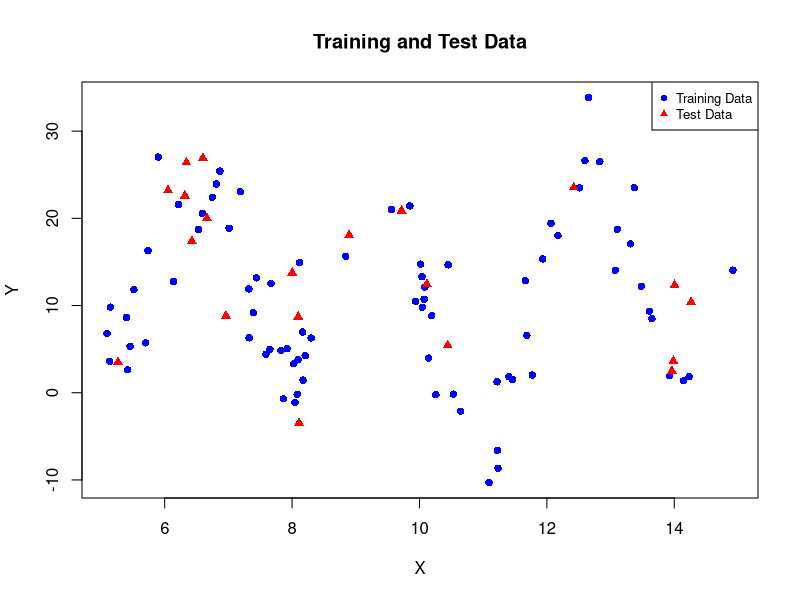
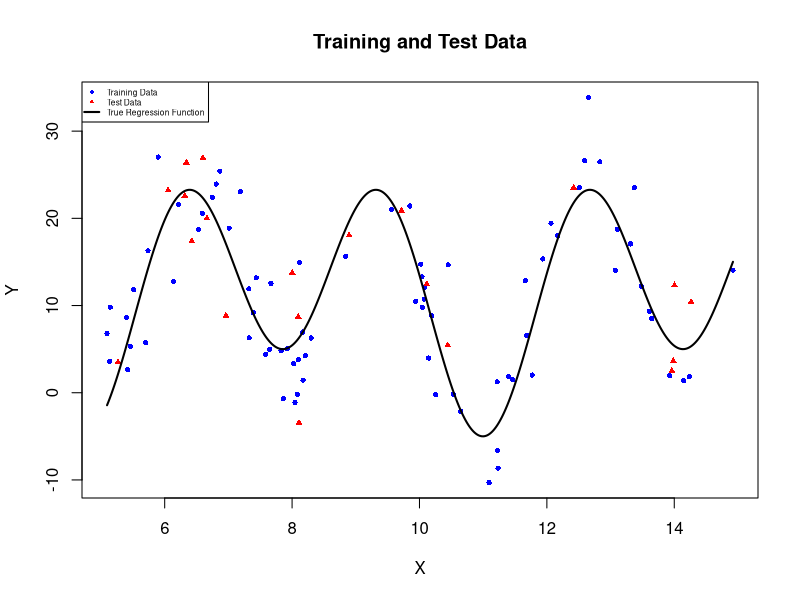
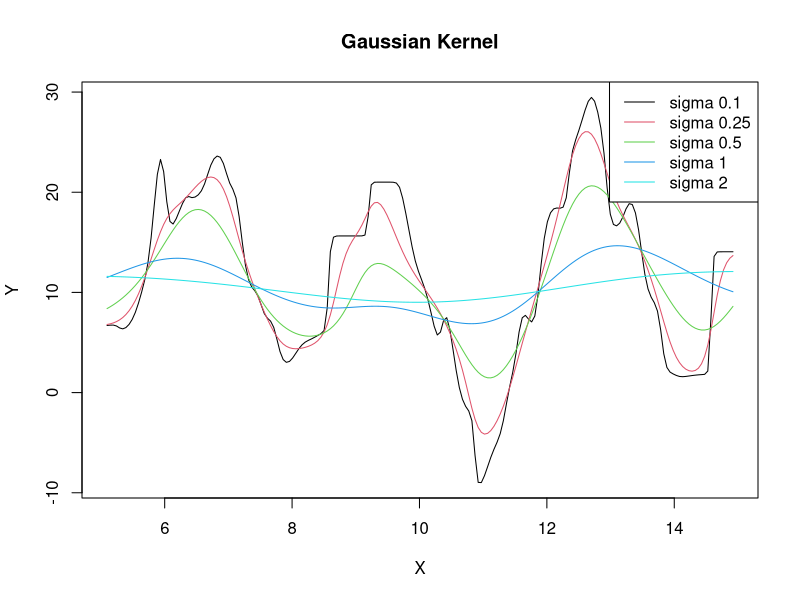
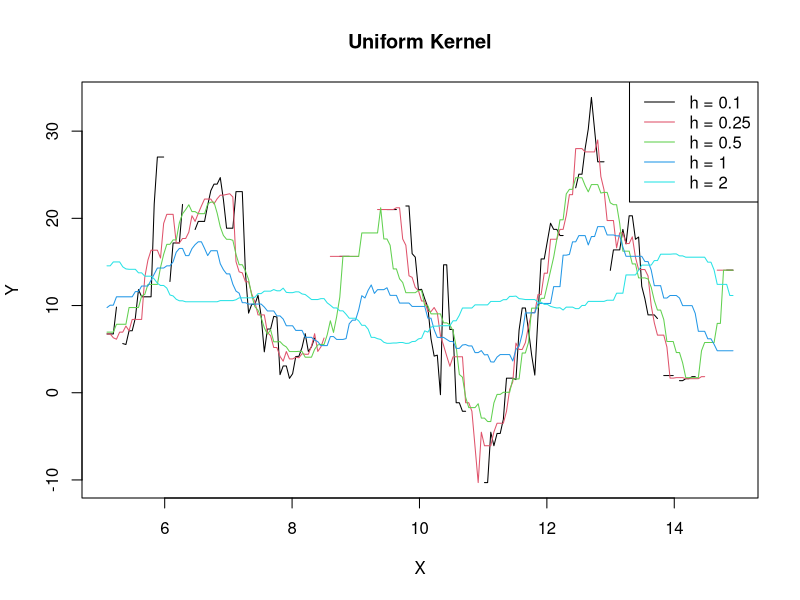
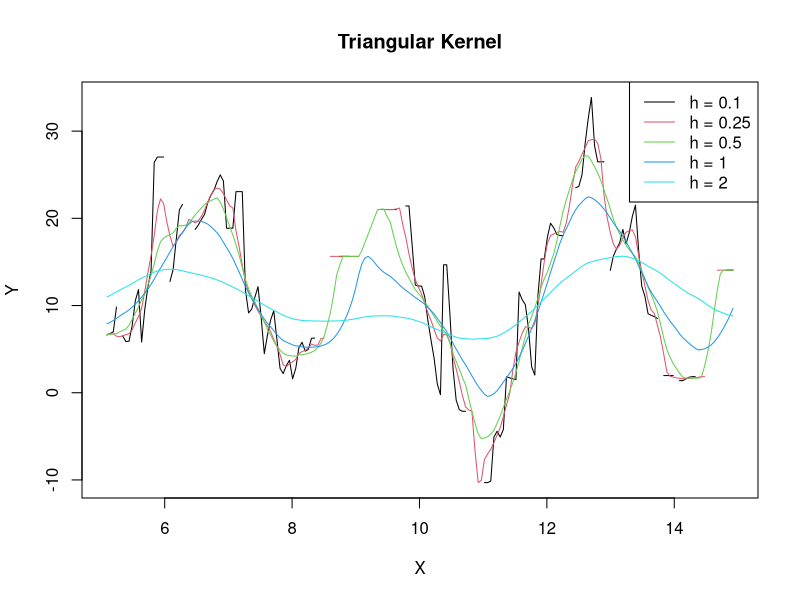
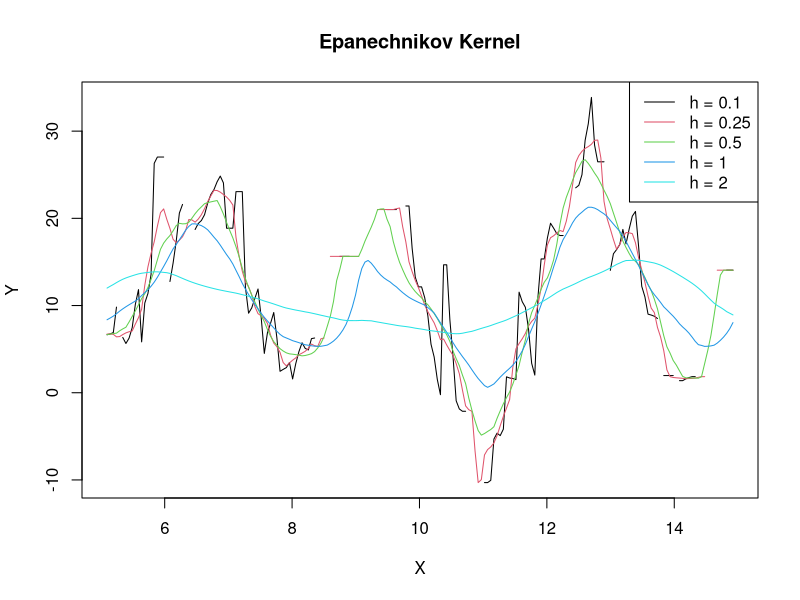
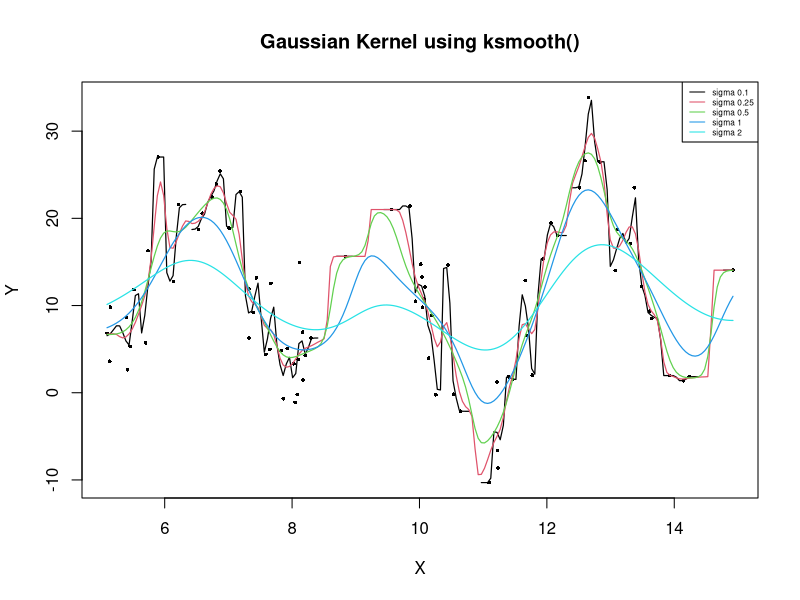
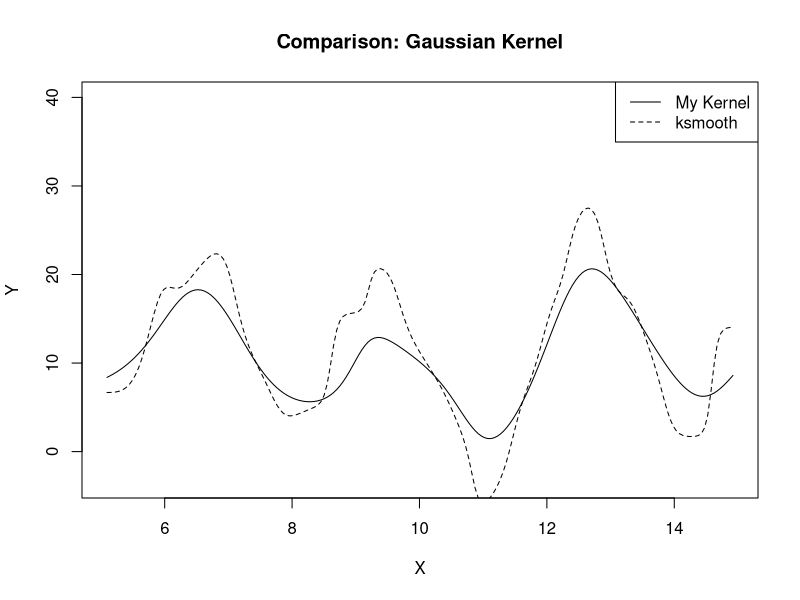

Generate these figures, in order, with R:
## ---- chunk 1
set.seed (1234) 
## ---- chunk 2
X=runif(100,5,15)
## ---- chunk 3
Y=(5*sin(X))+(23*cos(X)^2)+rnorm(100,0,5) 
## ---- chunk 4
Sim.1=data.frame(X=X,Y=Y)
## ---- chunk 5
reg=function(x){5*sin(x)+23*cos(x)^2}
## ---- chunk 6
X.train=X[1:80]
## ---- chunk 7
X.test=X[81:100]
## ---- chunk 8
Y.train=Y[1:80]
## ---- chunk 9
Y.test=Y[81:100]
## ---- chunk 10
# Filled circle for training 
plot(X.train,Y.train,pch = 16,col="blue",
     xlim = range(X),ylim=range(Y),
     xlab="X",ylab="Y",main="Training and Test Data") 

# Add test observations(# Triangle for test ) 
points(X.test,Y.test,pch=17,col="red") 

# Add legend 
legend("topright",legend=c("Training Data","Test Data"),pch = c(16, 17),col = c("blue", "red"),cex=0.8)

## ---- chunk 11
# Create a sequence of X values for a smooth regression curve 
x.grid=seq(min(X),max(X),length.out=500) 

# Calculate the true regression function 
y.true=reg(x.grid)

# Filled circle for training 
plot(X.train,Y.train,pch = 16,col="blue",cex=0.7,
     xlim = range(X),ylim=range(Y),
     xlab="X",ylab="Y",main="Training and Test Data") 

# Add test observations(# Triangle for test ) 
points(X.test,Y.test,pch=17,col="red",cex=0.7) 

# Add true regression function 
lines(x.grid,y.true,col="black",lwd = 2) 

# Add legend 
legend("topleft",
       legend=c("Training Data","Test Data","True Regression Function"), 
       pch=c(16,17,NA), 
       lty=c(NA,NA,1), 
       col=c("blue","red","black"), 
       lwd=c(NA,NA,2),
       cex=0.5)
## ---- chunk 12
# Kernel Smoother Function

kernel.smooth <- function(x, y, x0, h, kernel) {
  
  u <- (x0 - x) / h
  
  if(kernel == "Gaussian")
    w <- exp(-u^2 / 2)
  
  if(kernel == "Uniform")
    w <- ifelse(abs(u) <= 1, 1, 0)
  
  if(kernel == "Triangular")
    w <- ifelse(abs(u) <= 1, 1 - abs(u), 0)
  
  if(kernel == "Epanechnikov")
    w <- ifelse(abs(u) <= 1, 1 - u^2, 0)
  
  sum(w * y) / sum(w)
}
## ---- chunk 13
h.val <- c(0.1, 0.25, 0.5, 1, 2)

x.grid <- seq(min(X.train), max(X.train), length.out = 200)
## ---- chunk 14
gauss.est <- matrix(NA, nrow = length(x.grid), ncol = 5)

for(j in 1:5)
  gauss.est[,j] <- sapply(x.grid, function(x)
    kernel.smooth(X.train, Y.train, x, h.val[j], "Gaussian"))

matplot(x.grid, gauss.est, type = "l", lty = 1,
        xlab = "X", ylab = "Y",
        main = "Gaussian Kernel")

legend("topright", legend = paste(expression(sigma), h.val),
       lty = 1, col = 1:5)
## ---- chunk 15
uniform.est <- matrix(NA, nrow = length(x.grid), ncol = 5)

for(j in 1:5)
  uniform.est[,j] <- sapply(x.grid, function(x)
    kernel.smooth(X.train, Y.train, x, h.val[j], "Uniform"))

matplot(x.grid, uniform.est, type = "l", lty = 1,
        xlab = "X", ylab = "Y",
        main = "Uniform Kernel")

legend("topright", legend = paste("h =", h.val),
       lty = 1, col = 1:5)
## ---- chunk 16
tri.est <- matrix(NA, nrow = length(x.grid), ncol = 5)

for(j in 1:5)
  tri.est[,j] <- sapply(x.grid, function(x)
    kernel.smooth(X.train, Y.train, x, h.val[j], "Triangular"))

matplot(x.grid, tri.est, type = "l", lty = 1,
        xlab = "X", ylab = "Y",
        main = "Triangular Kernel")

legend("topright", legend = paste("h =", h.val),
       lty = 1, col = 1:5)
## ---- chunk 17
epa.est <- matrix(NA, nrow = length(x.grid), ncol = 5)

for(j in 1:5)
  epa.est[,j] <- sapply(x.grid, function(x)
    kernel.smooth(X.train, Y.train, x, h.val[j], "Epanechnikov"))

matplot(x.grid, epa.est, type = "l", lty = 1,
        xlab = "X", ylab = "Y",
        main = "Epanechnikov Kernel")

legend("topright", legend = paste("h =", h.val),
       lty = 1, col = 1:5)
## ---- chunk 18
MSE <- function(actual, predicted)
  mean((actual - predicted)^2)
## ---- chunk 19
errors <- data.frame()

for(k in c("Gaussian", "Uniform", "Triangular", "Epanechnikov")) {
  
  for(h in h.val) {
    
    train.pred <- sapply(X.train, function(x)
      kernel.smooth(X.train, Y.train, x, h, k))
    
    test.pred <- sapply(X.test, function(x)
      kernel.smooth(X.train, Y.train, x, h, k))
    
    errors <- rbind(errors,
                    data.frame(Kernel = k,
                               h = h,
                               Training.Error = MSE(Y.train, train.pred),
                               Test.Error = MSE(Y.test, test.pred)))
  }
}

errors
## ---- chunk 20
errors[order(errors$Test.Error), ]
## ---- chunk 21
do.call(rbind,
        lapply(split(errors, errors$Kernel),
               function(z) z[which.min(z$Test.Error), ]))
## ---- chunk 22
ks <- list()

for(h in h.val) {
  
  ks[[as.character(h)]] <-
    ksmooth(X.train, Y.train,
            kernel = "normal",
            bandwidth = h,
            x.points = x.grid)
}
## ---- chunk 23
plot(X.train, Y.train,
     pch = 16,cex=0.5,
     xlab = "X", ylab = "Y",
     main = "Gaussian Kernel using ksmooth()")

for(j in 1:5)
  lines(ks[[j]]$x, ks[[j]]$y,
        lty = 1,lwd=1.2,
        col=j)

legend("topright",
       legend = paste(expression(sigma), h.val),
       lty = 1,
       col=1:5,
       cex=0.5)
## ---- chunk 24
ks05 <- ksmooth(X.train, Y.train,
                kernel = "normal",
                bandwidth = 0.5,
                x.points = x.grid)

plot(x.grid, gauss.est[,3],
     type = "l",ylim=c(-3.5,40),
     xlab = "X", ylab = "Y",
     main = "Comparison: Gaussian Kernel")

lines(ks05$x, ks05$y, lty = 2)

legend("topright",
       legend = c("My Kernel", "ksmooth"),
       lty = 1:2)
## ---- chunk 25
set.seed(1234)

all.errors <- data.frame()

for(rep in 1:50) {
  
  ind <- sample(1:100, 80)
  
  x.tr <- X[ind]
  y.tr <- Y[ind]
  x.te <- X[-ind]
  y.te <- Y[-ind]
  
  for(k in c("Gaussian", "Uniform",
             "Triangular", "Epanechnikov")) {
    
    for(h in h.val) {
      
      train.pred <- sapply(x.tr, function(x)
        kernel.smooth(x.tr, y.tr, x, h, k))
      
      test.pred <- sapply(x.te, function(x)
        kernel.smooth(x.tr, y.tr, x, h, k))
      
      all.errors <- rbind(all.errors,
                          data.frame(Rep = rep,
                                     Kernel = k,
                                     h = h,
                                     Train.Error =
                                       MSE(y.tr, train.pred),
                                     Test.Error =
                                       MSE(y.te, test.pred)))
    }
  }
}
## ---- chunk 26
avg.errors <- aggregate(cbind(Train.Error, Test.Error) ~ Kernel + h,
                        data = all.errors,
                        FUN = mean)

avg.errors
## ---- chunk 27
do.call(rbind,
        lapply(split(avg.errors, avg.errors$Kernel),
               function(z) z[which.min(z$Test.Error), ]))
## ---- chunk 28
library(MASS)

data(Boston)

X.b <- Boston$lstat
Y.b <- Boston$medv
## ---- chunk 29
set.seed(1234)

K <- 22
fold <- sample(rep(1:K, length.out = nrow(Boston)))

sigma.val <- c(0.1, 0.25, 0.5, 1, 2)

cv.error <- numeric(length(sigma.val))

for(j in 1:length(sigma.val)) {
  
  err <- numeric(K)
  
  for(k in 1:K) {
    
    train <- which(fold != k)
    test <- which(fold == k)
    
    pred <- sapply(X.b[test], function(x)
      kernel.smooth(X.b[train],
                    Y.b[train],
                    x,
                    sigma.val[j],
                    "Gaussian"))
    
    err[k] <- mean((Y.b[test] - pred)^2)
  }
  
  cv.error[j] <- mean(err)
}

cv.result <- data.frame(sigma = sigma.val,
                        CV.Error = cv.error)

cv.result
## ---- chunk 30
cv.result[which.min(cv.result$CV.Error), ]
## ---- chunk 31
plot(sigma.val, cv.error,
     type = "b",
     pch = 16,
     xlab = expression(sigma),
     ylab = "22-Fold CV Error",
     main = "Choosing sigma using Cross-Validation")
## ---- chunk 32
cv.result[which.min(cv.result$CV.Error), ]
